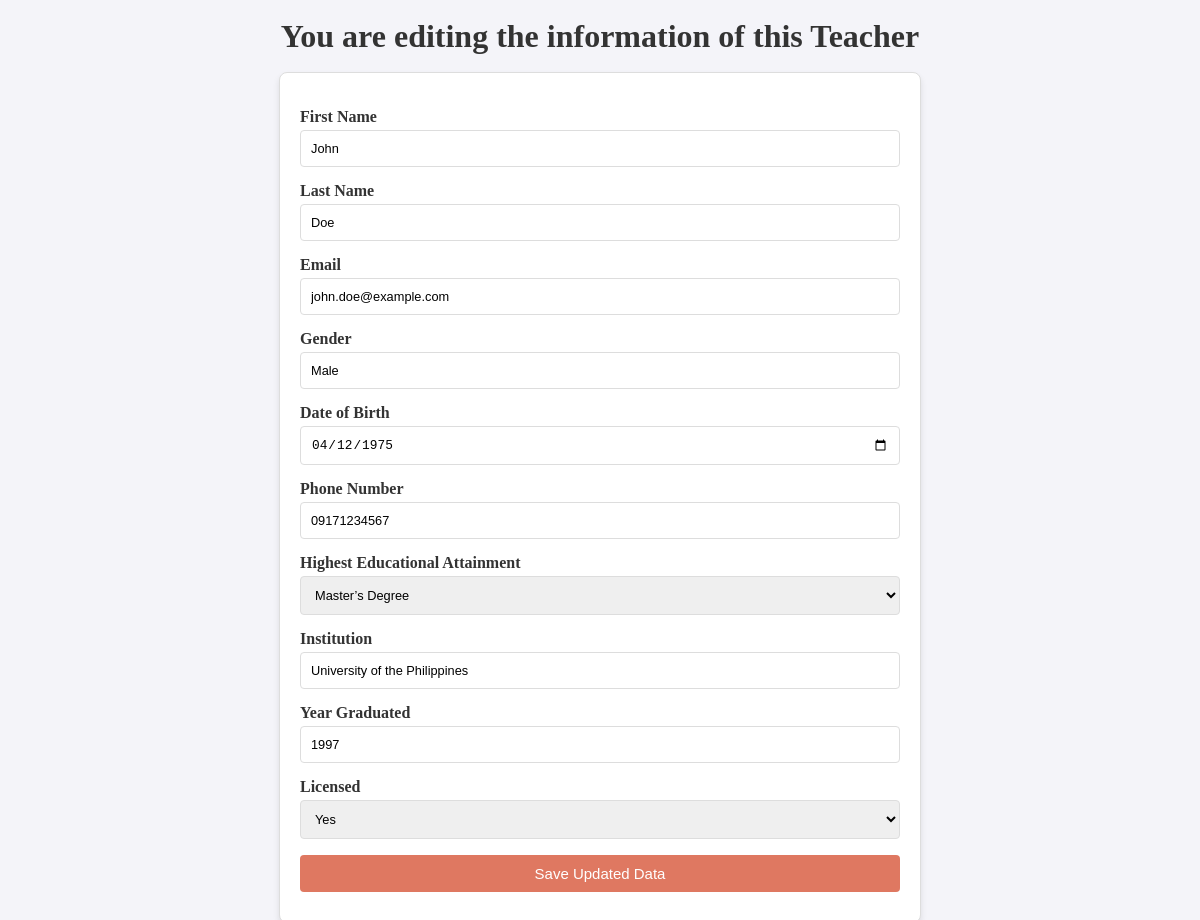
The page /edit.php?id=1 on the database its author committed.
### tables this page shows
CREATE TABLE search_teacher_data (
    id INT AUTO_INCREMENT PRIMARY KEY,
    first_name VARCHAR (255),
    last_name VARCHAR (255),
    email VARCHAR (255),
    gender VARCHAR (255),
    date_of_birth DATE,
    phone_num VARCHAR (50), 
    highest_educational_attainment VARCHAR (255),
    institution VARCHAR (255),
    year_graduated VARCHAR (255),
    licensed VARCHAR (255),
    date_added TIMESTAMP DEFAULT CURRENT_TIMESTAMP
);

### core/models.php (called while the page is built, shortened)
<?php
function getTeacherByID($pdo, $id) {
	$sql = "SELECT * from search_teacher_data WHERE id = ?";
	$stmt = $pdo->prepare($sql);
	$executeQuery = $stmt->execute([$id]);
	if ($executeQuery) {
		return $stmt->fetch();
	}
}
?>

### edit.php (the view, shortened to what this page needs)
<?php require_once 'core/handleForms.php'; ?>
<?php require_once 'core/models.php'; ?>
<!DOCTYPE html>
<html lang="en">
<head>
	<link rel="stylesheet" href="css/edit.css">
</head>
<body>
    <?php
		$getTeacherByID = getTeacherByID($pdo, $_GET['id']);
	?>
	<h1> You are editing the information of this Teacher </h1>
	<form action="core/handleForms.php?id=<?php echo $_GET['id']; ?>" method="POST">
    	<p>
			<label for="first_name">First Name</label>
			<input type="text" name="first_name" value="<?php echo $getTeacherByID['first_name']; ?>">
		</p>
		<p>
			<label for="last_name">Last Name</label>
			<input type="text" name="last_name" value="<?php echo $getTeacherByID['last_name']; ?>">
		</p>
		<p>
			<label for="email">Email</label>
			<input type="text" name="email" value="<?php echo $getTeacherByID['email']; ?>">
		</p>
		<p>
			<label for="gender">Gender</label>
			<input type="text" name="gender" value="<?php echo $getTeacherByID['gender']; ?>">
		</p>
		<p>
			<label for="date_of_birth">Date of Birth</label>
			<input type="date" name="date_of_birth" value="<?php echo $getTeacherByID['date_of_birth']; ?>">
		</p>
		<p>
			<label for="phone_num">Phone Number</label>
			<input type="text" name="phone_num" value="<?php echo $getTeacherByID['phone_num']; ?>">
		</p>
		<p>
			<label for="highest_educational_attainment">Highest Educational Attainment</label>
            <select name="highest_educational_attainment" required value="<?php echo $getTeacherByID['highest_educational_attainment']; ?>">
                    <option value="Master’s Degree"> Master’s Degree </option>
            </select>
		</p>
        <p>
			<label for="institution">Institution</label>
			<input type="text" name="institution" value="<?php echo $getTeacherByID['institution']; ?>">
		</p>
        <p>
			<label for="year_graduated">Year Graduated</label>
			<input type="text" name="year_graduated" value="<?php echo $getTeacherByID['year_graduated']; ?>">
		</p>
        <p>
			<label for="licensed">Licensed</label>
            <select name="licensed" required value="<?php echo $getTeacherByID['licensed']; ?>">
                    <option value="Yes"> Yes </option>
            </select>
		</p>
        <p>
			<input type="submit" name="editTeacherBtn" value="Save Updated Data">
		</p>
	</form>
</body>
</html>

### css/edit.css (style rules this page uses)
body { font-family: Times New Roman; background-color: #f4f4f9; color: #333; line-height: 1; }
h1 { text-align: center; margin: 20px 0; color: #333; }
form { max-width: 600px; margin: 20px auto; background: #fff; padding: 20px; border: 1px solid #ddd; border-radius: 8px; box-shadow: 0 4px 6px rgba(0, 0, 0, 0.1); }
form p { margin-bottom: 10px; }
form label { display: block; margin-bottom: 5px; font-weight: bold; }
form input[type="text"], form input[type="date"], form select { width: 100%; padding: 10px; font-size: 0.8rem; border: 1px solid #ddd; border-radius: 4px; box-sizing: border-box; }
form input[type="submit"] { display: block; width: 100%; padding: 10px; font-size: 15px; color: #fff; background-color: #DF7861; border: none; border-radius: 4px; text-align: center; }

### rows shown on the page
search_teacher_data: first_name "John", last_name "Doe", email "john.doe@example.com", gender "Male", date_of_birth "04/12/1975", phone_num "09171234567", highest_educational_attainment "Master’s Degree", institution "University of the Philippines", year_graduated "1997", licensed "Yes"
